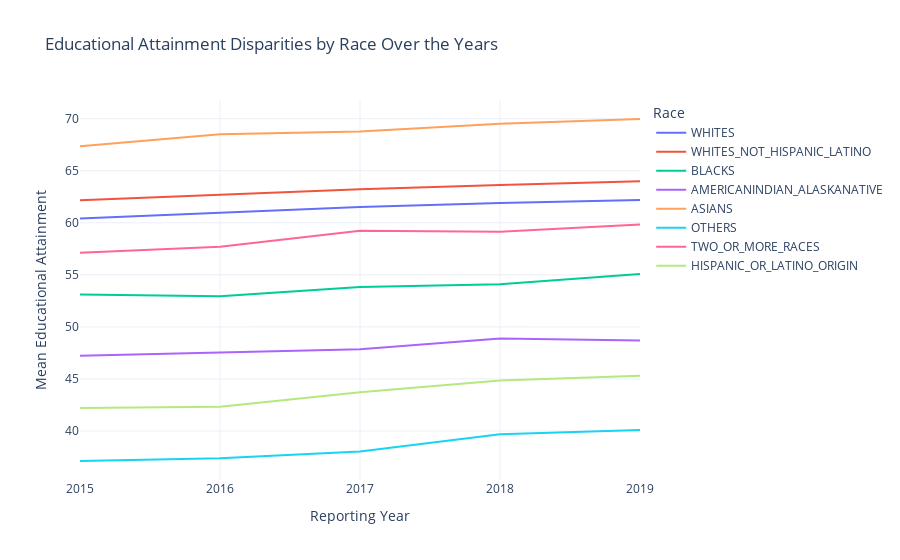

This figure's notebook cell:
### Markdown cell above
## 5. EDUCATIONAL ATTAINMENT DISPARITIES BY RACE OVER THE YEARS

### Code cell
# Ensure that the Reporting_Year is numeric
edtech2_df['Reporting_Year'] = pd.to_numeric(edtech2_df['Reporting_Year'], errors='coerce')

# Create new columns for each race (by averaging the two columns for each group)
edtech2_df['WHITES'] = (edtech2_df['C_EA_GT25_WA_EDUATTAIN_HSG'] + edtech2_df['C_EA_GT25_WA_EDUATTAIN_BDH']) / 2
edtech2_df['WHITES_NOT_HISPANIC_LATINO'] = (edtech2_df['C_EA_GT25_WANHL_EDUATTAIN_HSGH'] + edtech2_df['C_EA_GT25_WANHL_EDUATTAIN_BDH']) / 2
edtech2_df['BLACKS'] = (edtech2_df['C_EA_GT25_BA_EDUATTAIN_HSGH'] + edtech2_df['C_EA_GT25_BA_EDUATTAIN_BDH']) / 2
edtech2_df['AMERICANINDIAN_ALASKANATIVE'] = (edtech2_df['C_EA_GT25_AIANA_EDUATTAIN_HSGH'] + edtech2_df['C_EA_GT25_AIANA_EDUATTAIN_BDH']) / 2
edtech2_df['ASIANS'] = (edtech2_df['C_EA_GT25_AA_EDUATTAIN_HSGH'] + edtech2_df['C_EA_GT25_AA_EDUATTAIN_BDH']) / 2
edtech2_df['OTHERS'] = (edtech2_df['C_EA_GT25_OA_EDUATTAIN_HSGH'] + edtech2_df['C_EA_GT25_OA_EDUATTAIN_BDH']) / 2
edtech2_df['TWO_OR_MORE_RACES'] = (edtech2_df['C_EA_GT25_TOM_EDUATTAIN_HSGH'] + edtech2_df['C_EA_GT25_TOM_EDUATTAIN_BDH']) / 2
edtech2_df['HISPANIC_OR_LATINO_ORIGIN'] = (edtech2_df['C_EA_GT25_HOLO_EDUATTAIN_HSGH'] + edtech2_df['C_EA_GT25_HOLO_EDUATTAIN_BDH']) / 2

numeric_columns = [
    'WHITES', 'WHITES_NOT_HISPANIC_LATINO', 'BLACKS', 'AMERICANINDIAN_ALASKANATIVE', 
    'ASIANS', 'OTHERS', 'TWO_OR_MORE_RACES', 'HISPANIC_OR_LATINO_ORIGIN'
]
edtech2_df[numeric_columns] = edtech2_df[numeric_columns].apply(pd.to_numeric, errors='coerce')

# Group by Reporting Year and calculate the mean for each race group (if there are multiple years)
mean_eduattain_per_year = edtech2_df.groupby('Reporting_Year')[numeric_columns].mean()

# Reset index to prepare for Plotly
mean_eduattain_per_year = mean_eduattain_per_year.reset_index()

# Melt the DataFrame to long format for Plotly compatibility
long_format_data = mean_eduattain_per_year.melt(
    id_vars='Reporting_Year',
    var_name='Race',
    value_name='Mean Educational Attainment'
)

# Create the interactive line graph using Plotly Express
fig = px.line(
    long_format_data,
    x='Reporting_Year',
    y='Mean Educational Attainment',
    color='Race',
    title='Educational Attainment Disparities by Race Over the Years',
    labels={'Reporting_Year': 'Reporting Year', 'Mean Educational Attainment': 'Educational Attainment'}
)

# Update layout for better visualization
fig.update_layout(
    hovermode='x unified',
    legend_title_text='Race',
    xaxis_title='Reporting Year',
    yaxis_title='Mean Educational Attainment',
    template='plotly_white'
)

fig.show()

### Figure 1 — Plotly figure (JSON) as saved in the notebook; plotly's stock layout.template omitted (floating-point values rounded to 4 significant figures)
{"data": [{"hovertemplate": "Race=WHITES<br>Reporting Year=%{x}<br>Educational Attainment=%{y}<extra></extra>", "legendgroup": "WHITES", "line": {"color": "#636efa", "dash": "solid"}, "marker": {"symbol": "circle"}, "mode": "lines", "name": "WHITES", "orientation": "v", "showlegend": true, "type": "scatter", "x": [2015, 2016, 2017, 2018, 2019], "xaxis": "x", "y": [60.42, 60.98, 61.52, 61.9, 62.19], "yaxis": "y"}, {"hovertemplate": "Race=WHITES_NOT_HISPANIC_LATINO<br>Reporting Year=%{x}<br>Educational Attainment=%{y}<extra></extra>", "legendgroup": "WHITES_NOT_HISPANIC_LATINO", "line": {"color": "#EF553B", "dash": "solid"}, "marker": {"symbol": "circle"}, "mode": "lines", "name": "WHITES_NOT_HISPANIC_LATINO", "orientation": "v", "showlegend": true, "type": "scatter", "x": [2015, 2016, 2017, 2018, 2019], "xaxis": "x", "y": [62.17, 62.66, 63.21, 63.62, 63.98], "yaxis": "y"}, {"hovertemplate": "Race=BLACKS<br>Reporting Year=%{x}<br>Educational Attainment=%{y}<extra></extra>", "legendgroup": "BLACKS", "line": {"color": "#00cc96", "dash": "solid"}, "marker": {"symbol": "circle"}, "mode": "lines", "name": "BLACKS", "orientation": "v", "showlegend": true, "type": "scatter", "x": [2015, 2016, 2017, 2018, 2019], "xaxis": "x", "y": [53.12, 52.94, 53.82, 54.09, 55.07], "yaxis": "y"}, {"hovertemplate": "Race=AMERICANINDIAN_ALASKANATIVE<br>Reporting Year=%{x}<br>Educational Attainment=%{y}<extra></extra>", "legendgroup": "AMERICANINDIAN_ALASKANATIVE", "line": {"color": "#ab63fa", "dash": "solid"}, "marker": {"symbol": "circle"}, "mode": "lines", "name": "AMERICANINDIAN_ALASKANATIVE", "orientation": "v", "showlegend": true, "type": "scatter", "x": [2015, 2016, 2017, 2018, 2019], "xaxis": "x", "y": [47.23, 47.51, 47.86, 48.88, 48.68], "yaxis": "y"}, {"hovertemplate": "Race=ASIANS<br>Reporting Year=%{x}<br>Educational Attainment=%{y}<extra></extra>", "legendgroup": "ASIANS", "line": {"color": "#FFA15A", "dash": "solid"}, "marker": {"symbol": "circle"}, "mode": "lines", "name": "ASIANS", "orientation": "v", "showlegend": true, "type": "scatter", "x": [2015, 2016, 2017, 2018, 2019], "xaxis": "x", "y": [67.34, 68.5, 68.78, 69.51, 69.97], "yaxis": "y"}, {"hovertemplate": "Race=OTHERS<br>Reporting Year=%{x}<br>Educational Attainment=%{y}<extra></extra>", "legendgroup": "OTHERS", "line": {"color": "#19d3f3", "dash": "solid"}, "marker": {"symbol": "circle"}, "mode": "lines", "name": "OTHERS", "orientation": "v", "showlegend": true, "type": "scatter", "x": [2015, 2016, 2017, 2018, 2019], "xaxis": "x", "y": [37.11, 37.38, 38.02, 39.68, 40.09], "yaxis": "y"}, {"hovertemplate": "Race=TWO_OR_MORE_RACES<br>Reporting Year=%{x}<br>Educational Attainment=%{y}<extra></extra>", "legendgroup": "TWO_OR_MORE_RACES", "line": {"color": "#FF6692", "dash": "solid"}, "marker": {"symbol": "circle"}, "mode": "lines", "name": "TWO_OR_MORE_RACES", "orientation": "v", "showlegend": true, "type": "scatter", "x": [2015, 2016, 2017, 2018, 2019], "xaxis": "x", "y": [57.12, 57.7, 59.23, 59.14, 59.84], "yaxis": "y"}, {"hovertemplate": "Race=HISPANIC_OR_LATINO_ORIGIN<br>Reporting Year=%{x}<br>Educational Attainment=%{y}<extra></extra>", "legendgroup": "HISPANIC_OR_LATINO_ORIGIN", "line": {"color": "#B6E880", "dash": "solid"}, "marker": {"symbol": "circle"}, "mode": "lines", "name": "HISPANIC_OR_LATINO_ORIGIN", "orientation": "v", "showlegend": true, "type": "scatter", "x": [2015, 2016, 2017, 2018, 2019], "xaxis": "x", "y": [42.21, 42.32, 43.72, 44.84, 45.3], "yaxis": "y"}], "layout": {"hovermode": "x unified", "legend": {"title": {"text": "Race"}, "tracegroupgap": 0}, "title": {"text": "Educational Attainment Disparities by Race Over the Years"}, "xaxis": {"anchor": "y", "domain": [0, 1], "title": {"text": "Reporting Year"}}, "yaxis": {"anchor": "x", "domain": [0, 1], "title": {"text": "Mean Educational Attainment"}}}}
